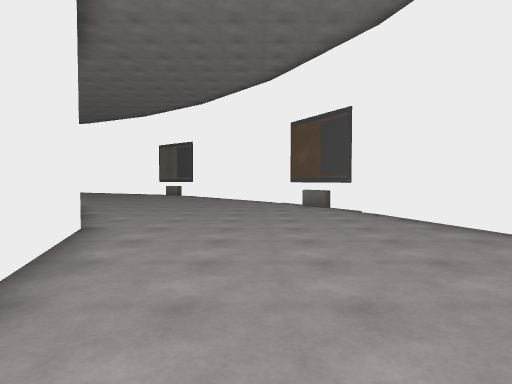
[1] (above)

16 first-person views from a walk through a scene from a Unity 3-D project. The camera is 1.4 m above the floor, tilts 2° down and sees 75° across. The floor is counted in squares, 1.76 m on a side. Each view is taken from the middle of a square. On the plan, view 1 faces up. The plan holds only what a view shows up to about 11 squares ahead; the rest is blank. The place goes on beyond the plan. The player character is not drawn. Some surface patterns are stand-ins.

[2]
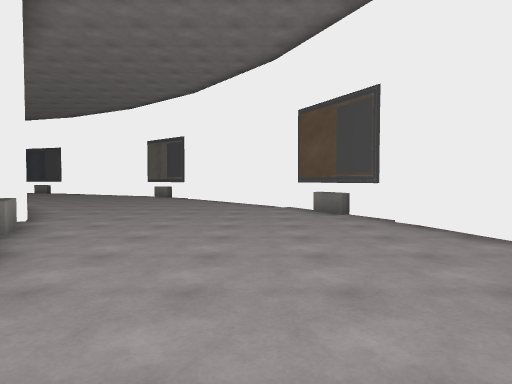

[3]
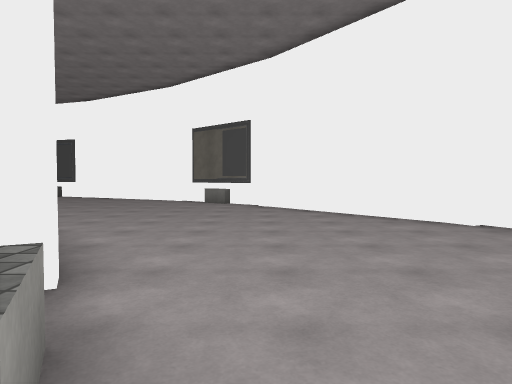

[4]
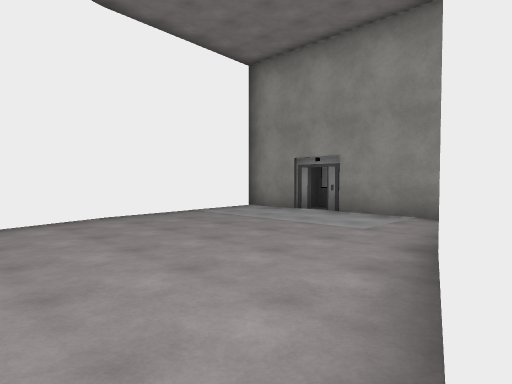

[5]
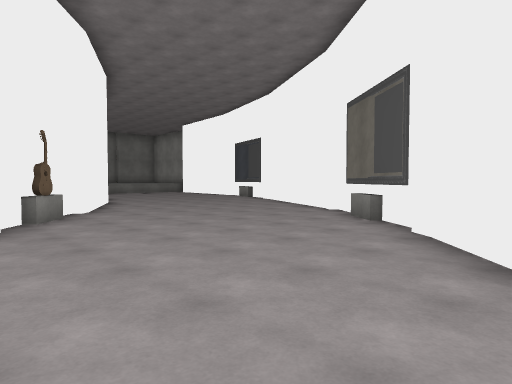

[6]
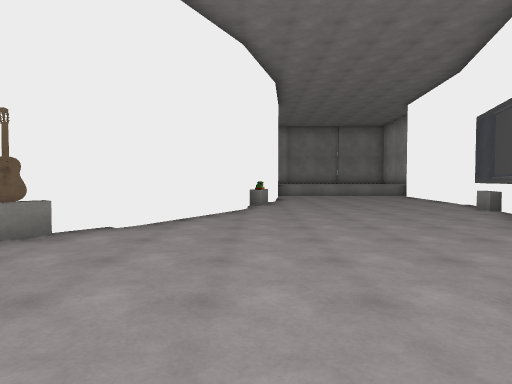

[7]
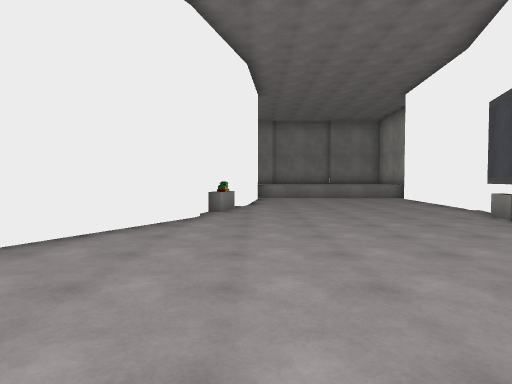

[8]
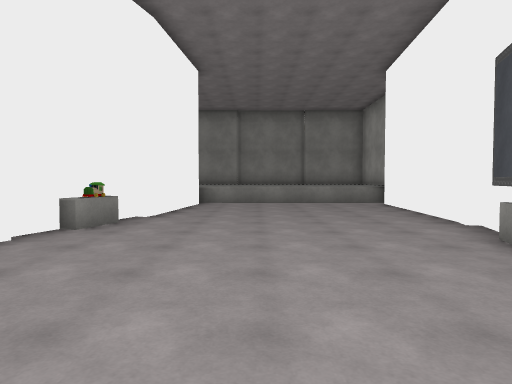

[9]
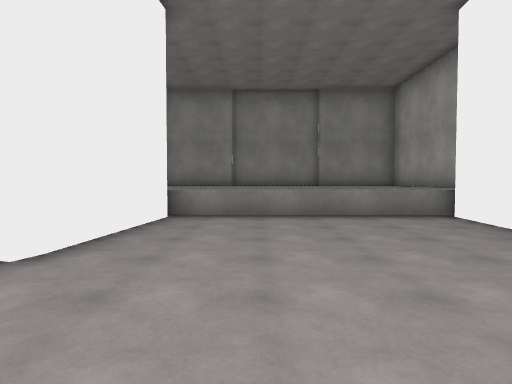

[10]
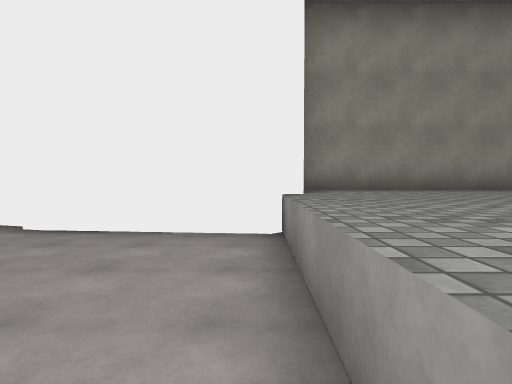

[11]
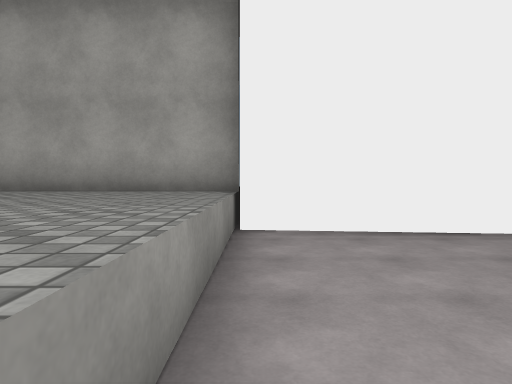

[12]
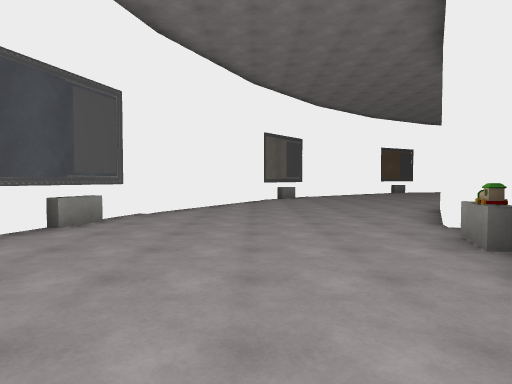

[13]
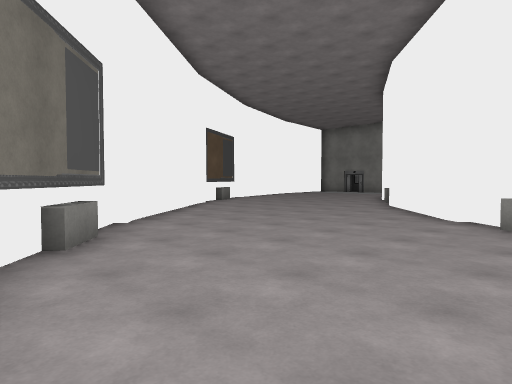

[14]
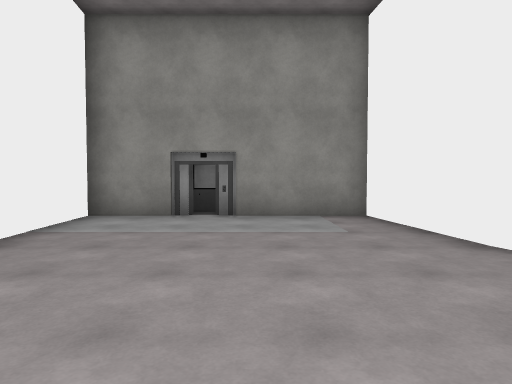

[15]
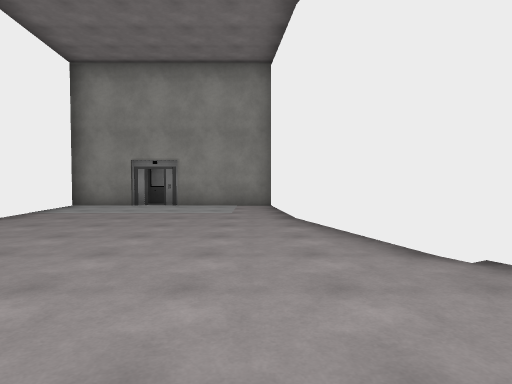

[16]
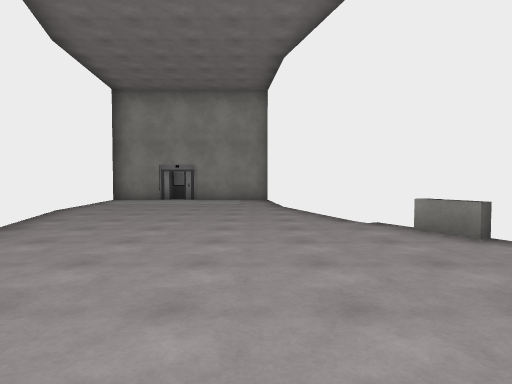

### Floor plan
Key: @ floor where view 1 was taken; # wall or solid block; . floor; ^ raised ledge; O other object.
Columns run from 23 left of view 1 to 5 right of it. Each row starts with its distance up from view 1.
 25 ####
 24 ^^^###
 23 ^^^..######
 22 ^^^.......^###
 21 ^^^..........###
 20 ^^^............###
 19 ^^^..............##
 18 ^^^................##
 17 ^^^##...............##
 16 ^^^ ####O............##
 15 ^^^      ###..........#
 14            ###........##
 13              ##O.......##
 12               ##........##
 11                ##........#
 10                 ##.......##
  9                  ##.......#
  8                   #.......##
  7                   ##.......#
  6                    #.......#
  5                    ##......#
  4                     #......##
  3                     #.......#
  2                     ##......#
  1                      #......#
  0                      #.@....#
 -1                      #......#
 -2                      ########

Positions as (right, up) in squares from view 1, and headings:
1: (0, 0), facing up
2: (0, 2), facing up
3: (-3, 6), facing up
4: (-3, 6), facing down-right
5: (-1, 11), facing up-left
6: (-4, 16), facing left
7: (-6, 17), facing left
8: (-9, 19), facing left
9: (-13, 19), facing left
10: (-20, 22), facing down
11: (-20, 18), facing up
12: (-19, 19), facing right
13: (-9, 19), facing down-right
14: (1, 6), facing down
15: (-1, 9), facing down
16: (-1, 12), facing down
